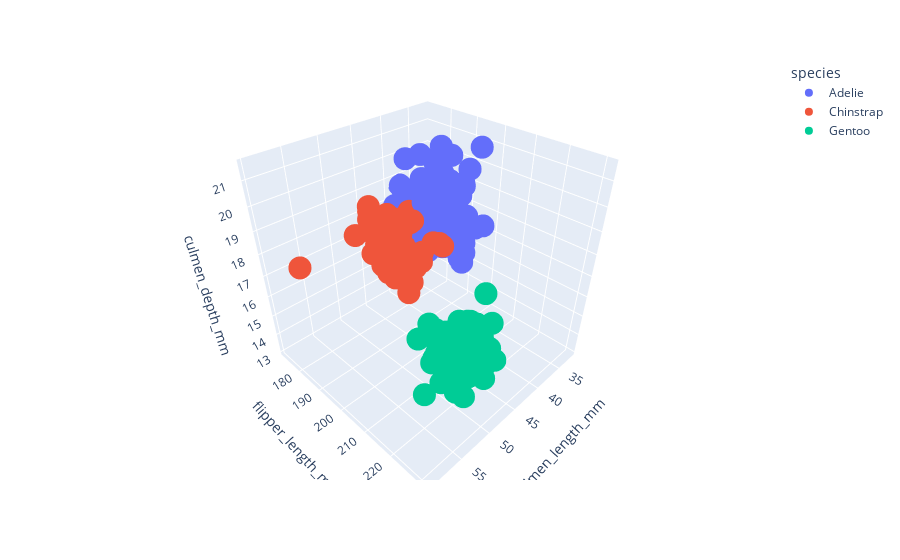

This figure's notebook cell:
### Code cell
fig = px.scatter_3d(df, 
                    x='culmen_length_mm',
                    y='flipper_length_mm',
                    z='culmen_depth_mm',
                    color='species')
fig.show();

# 3 boyutlu olarak baktığımızda labelların birbirinden iyi ayrıştıklarını görebiliyoruz.
